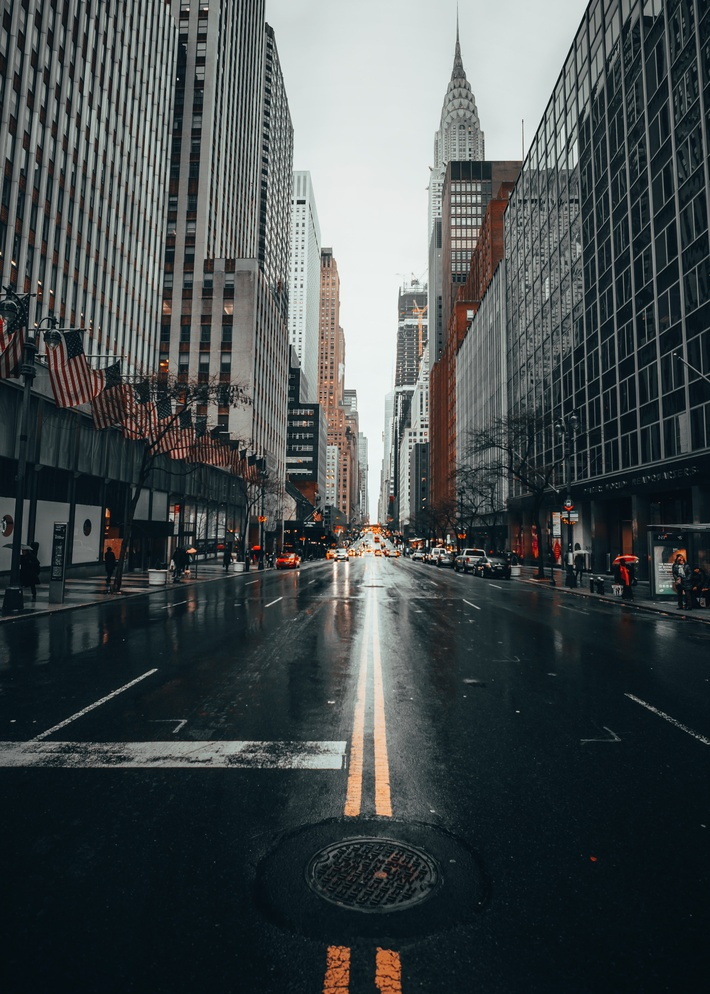
#> input picture misc/street.jpg, 710 x 994 px, shrunk from 3000 x 4200 before the run, found by its file name
$ python task13.7.py
#> lines starting #> are read from the running program, lines starting #| are printed output that depends on the picture
import numpy as np
import skimage.io as io
import skimage.exposure as ex
import skimage.color as co
import matplotlib.pyplot as plt

s = io.imread('C://Users//kamel//Music//misc//street.jpg')[:,:,:3]
#> s is the input picture: shape (994, 710, 3); mean R, G, B 68.8, 75.8, 76.7

plt.subplot(2,2,1)
plt.imshow(s)

s2=np.zeros_like(s.astype('float64'))
for i in range(3):
    s2[:,:,i]=ex.equalize_hist(s[:,:,i])
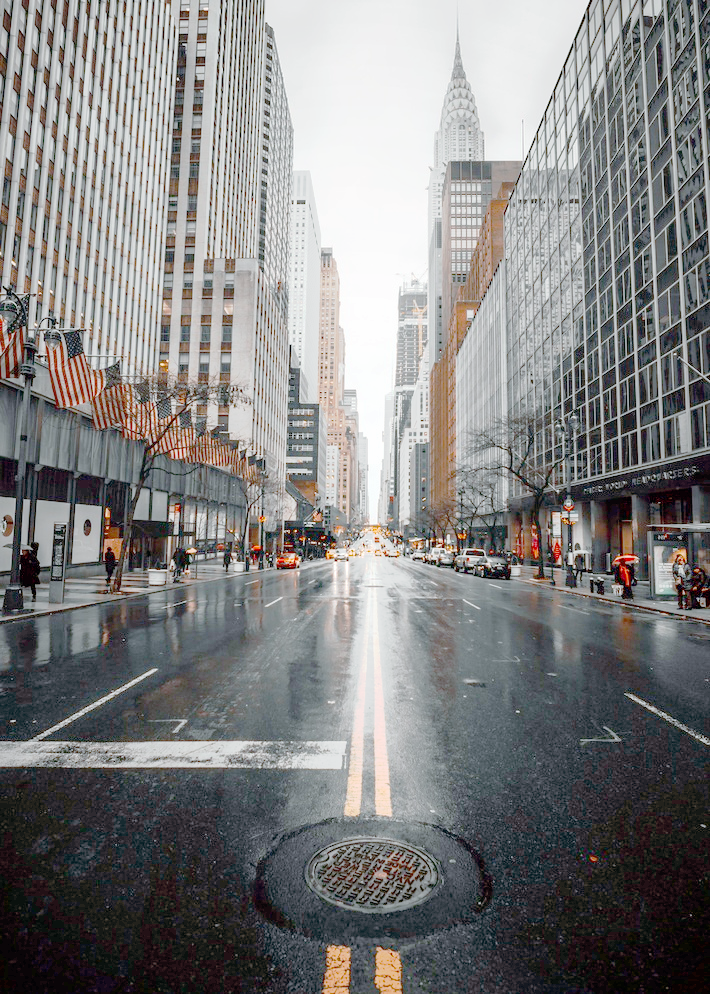
#> s2: shape (994, 710, 3) float64; mean R, G, B 0.507, 0.506, 0.506
plt.subplot(2,2,2)
plt.imshow(s2)

sh=co.rgb2hsv(s)
#> sh: shape (994, 710, 3) float64; mean of channels 0, 1, 2 0.466, 0.343, 0.314
sh[:,:,2]=ex.equalize_hist(sh[:,:,2])
#> sh: shape (994, 710, 3) float64; mean of channels 0, 1, 2 0.466, 0.343, 0.505
s2=co.hsv2rgb(sh)
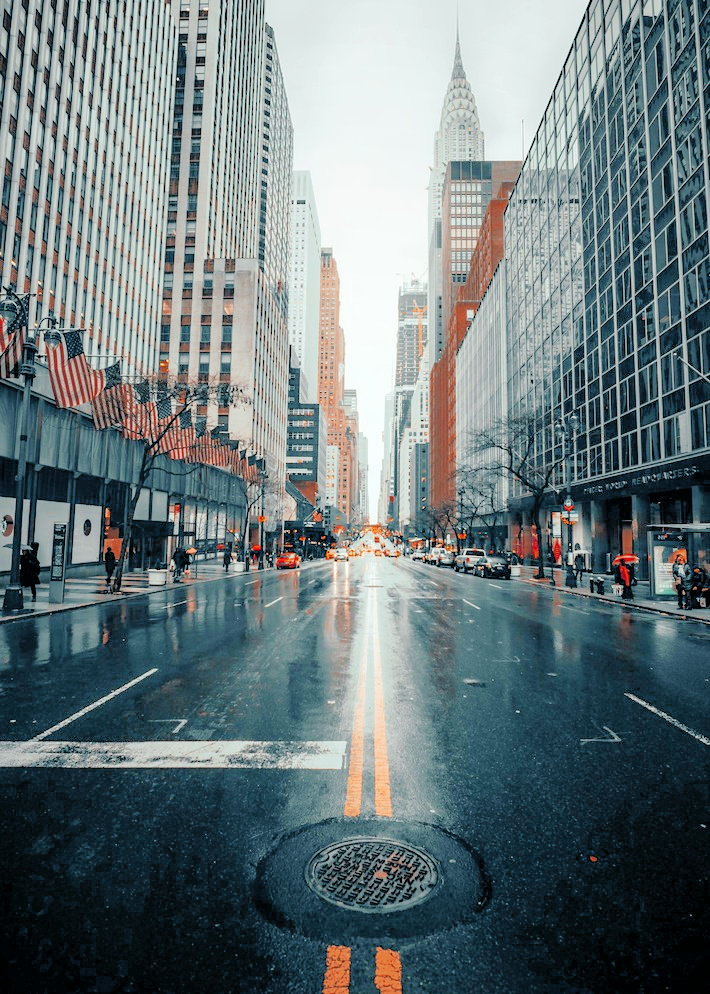
#> s2: shape (994, 710, 3) float64; mean R, G, B 0.417, 0.474, 0.484
plt.subplot(2,2,3)
plt.imshow(s2)

plt.show()
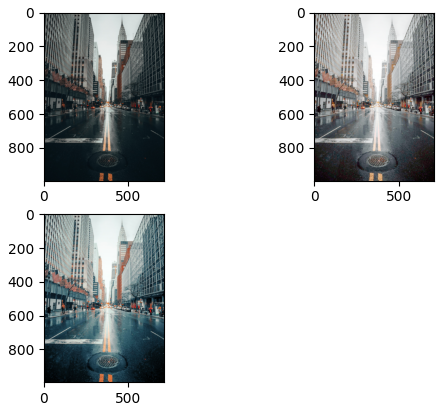
#> figure drawn by matplotlib, 3 panels
